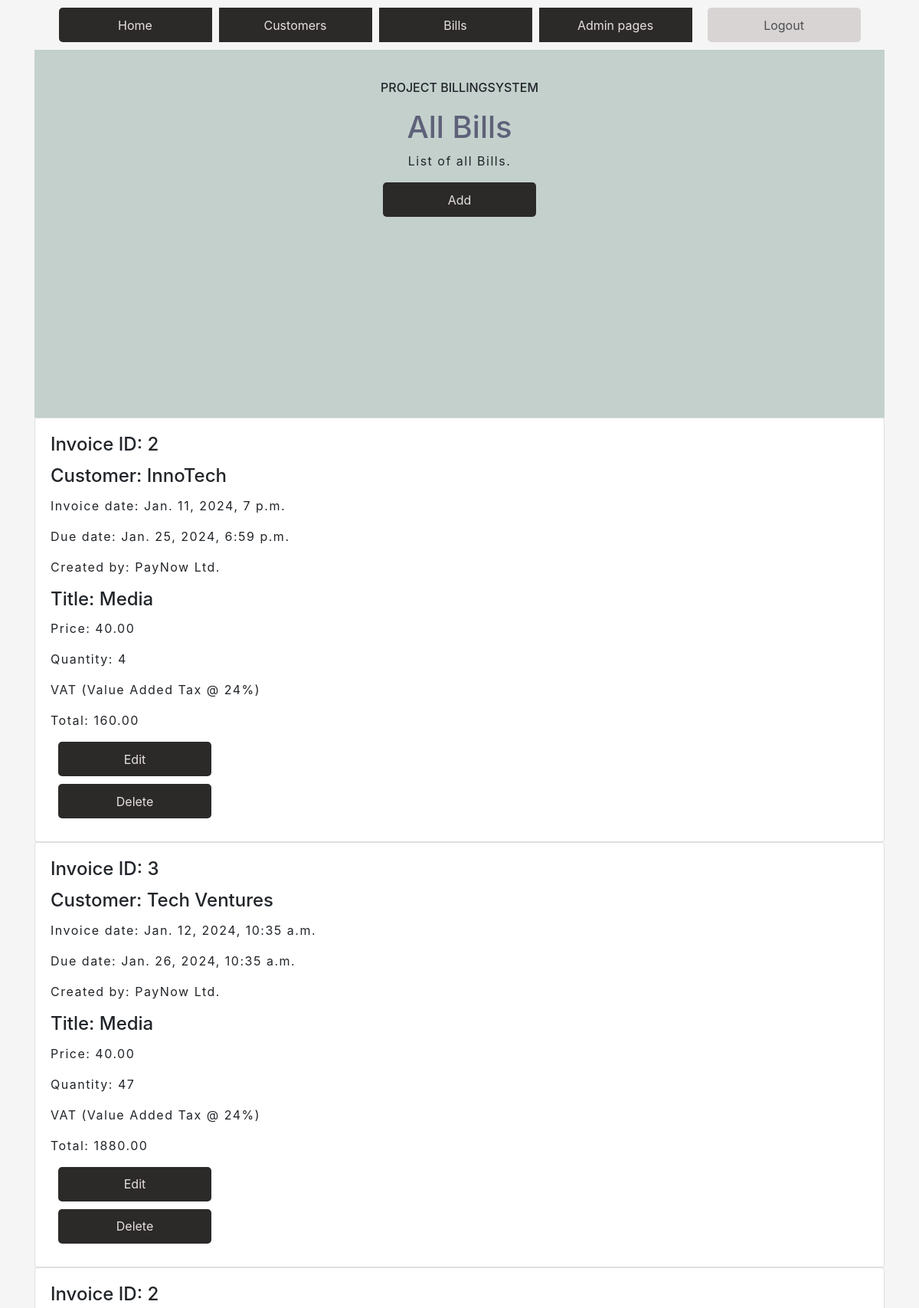
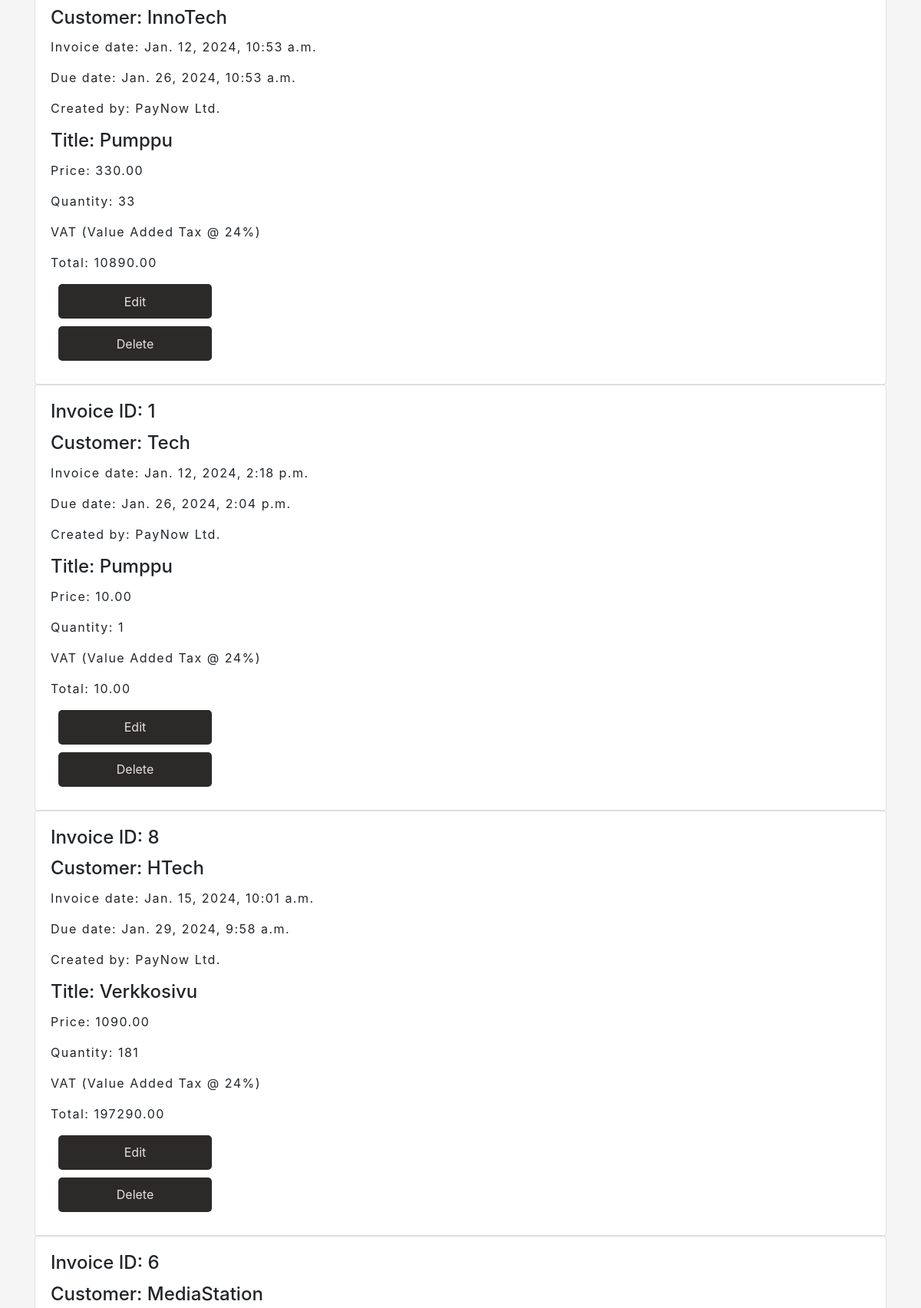
Screenshot of /invoicerowlist/ (upper part) with the database file from the repository (2 pictures, top to bottom).
### app/models.py (models this page shows, shortened)
class InvoiceRows(models.Model):
    title = models.CharField(max_length = 100, default=None, blank=True, null=True)
    price = models.DecimalField(max_digits = 10, decimal_places=2, default=Decimal('0.00'), blank=True, null=True)
    quantity = models.IntegerField(default = 0, null=True)
    total = models.DecimalField(max_digits = 10, decimal_places=2, default=Decimal('0.00'), null=True)
    invoice = models.ForeignKey(Invoice, on_delete =models.CASCADE)
    vat = models.ForeignKey(Vat, on_delete =models.PROTECT, blank=True, null=True)

class Invoice(models.Model):
    invoiceDate = models.DateTimeField(auto_now_add=True)
    dueDate = models.DateTimeField(default=datetime.now() + timedelta(days=14)) #time + 14 days
    customerAccount = models.ForeignKey(CustomerAccount, on_delete =models.PROTECT)
    account = models.ForeignKey(Account, on_delete =models.PROTECT)

class CustomerAccount(models.Model):
    name = models.CharField(max_length = 50, default=None)
    address = models.CharField(max_length = 50, default=None)
    phone = models.CharField(max_length = 50, default=None)
    mail = models.CharField(max_length = 50, default=None)
    vat = models.CharField(max_length = 20, default=None)
    account = models.ForeignKey(Account, on_delete =models.PROTECT)

class Account(models.Model):
    name = models.CharField(max_length =20, default=None)
    address = models.CharField(max_length =50, default=None)
    phone = models.CharField(max_length =50, default=None)
    mail = models.CharField(max_length =50, default=None)
    vat = models.CharField(max_length =20, default=None)
    bankAccountNr = models.CharField(max_length =20, default=None)

class Vat(models.Model):
    code = models.CharField(max_length = 50, default="M24")
    description = models.CharField (max_length = 50, default="VAT (Value Added Tax @ 24%)")
    percent = models.DecimalField(max_digits = 5, decimal_places=2, default=Decimal('0.24'))

### app/views.py (the view)
# urls.py: path('invoicerowlist/', invoicerowlistview, name='invoicerowlist'),
def invoicerowlistview(request):
    invoicerowlist = InvoiceRows.objects.all()
    invoicelist = Invoice.objects.all()
    context = {'invoicerow': invoicerowlist, 'invoices': invoicelist}
    return render (request,"invoicerowlist.html", context)

### app/templates/invoicerowlist.html
{% extends 'index.html' %}
{%load static%}
{% block content %}
<section id="main">
    <div class="main-text">
    <h6>Project Billingsystem</h6>
    <h1>All Bills</h1>
    <p>List of all Bills.</p>
    <center>
        <a class="btn" href="/add-invoice">Add</a>
    </center>
    </div>
    </section>
    {% for ir in invoicerow %}
    <div class="customerList">
    <div class="card" style="width: 100%;">
    <div class="card-body">
        <h4 class="card-title">Invoice ID: {{ir.invoice.customerAccount.id}} </h4>
        <h4 class="card-title">Customer: {{ir.invoice.customerAccount.name}}</h4>
        <p class="card-text">Invoice date: {{ir.invoice.invoiceDate}} </p>
        <p class="card-text">Due date: {{ir.invoice.dueDate}} </p>
        <p class="card-text">Created by: {{ir.invoice.account.name}} </p>
        <h4 class="card-title">Title: {{ir.title}}</h4>
        <p class="card-text">Price: {{ir.price}} </p>
        <p class="card-text">Quantity: {{ir.quantity}} </p>
        <p class="card-text">{{ir.vat.description}} </p>
        <p class="card-text"> Total: {{ ir.total }} </p>
        <a href="/edit-invoice-get/{{ir.invoice.id}}/"class="btn" >Edit</a>
        <a href="/confirm-delete-invoice/{{ir.invoice.id}}/" class="btn" >Delete</a>
    </div>
</div>
</div>
{% endfor %}
{% endblock %}

### app/static/style.css (style rules this page uses)
body { background-color: whitesmoke; margin: 0; padding: 0; height: 150vh; }
h1 { color: rgb(94, 97, 121); }
p { letter-spacing: 1.5px; }
h6 { text-transform: uppercase; padding-bottom: 10px; }

### app/static/customers.css (style rules this page uses)
body { background-color: whitesmoke; margin: 0; padding: 0; height: 150vh; }
#main { width: 100%; height: 60vh; background-color: rgb(195, 208, 204); text-align: center; justify-content: center; display: flex; }
.main-text { position: absolute; width: 50%; padding: 20px; margin: 20px; }
h1 { color: rgb(94, 97, 121); }
p { letter-spacing: 1.5px; }
h6 { text-transform: uppercase; padding-bottom: 10px; }
.btn { width: 200px; height: 45px; display: flex; justify-content: center; align-items: center; background-color: #2c2929; border-radius: 5px; color:#e7e0e0; margin: 10px; z-index: 5; cursor: pointer; }

### rows the page displays
InvoiceRows: invoice.customerAccount.id "2", invoice.customerAccount.name "InnoTech", invoice.invoiceDate "Jan. 11, 2024, 7 p.m.", invoice.dueDate "Jan. 25, 2024, 6:59 p.m.", invoice.account.name "PayNow Ltd.", title "Media", price "40.00", quantity "4", vat.description "VAT (Value Added Tax @ 24%)", total "160.00"
InvoiceRows: invoice.customerAccount.id "3", invoice.customerAccount.name "Tech Ventures", invoice.invoiceDate "Jan. 12, 2024, 10:35 a.m.", invoice.dueDate "Jan. 26, 2024, 10:35 a.m.", invoice.account.name "PayNow Ltd.", title "Media", price "40.00", quantity "47", vat.description "VAT (Value Added Tax @ 24%)", total "1880.00"
InvoiceRows: invoice.customerAccount.id "2", invoice.customerAccount.name "InnoTech", invoice.invoiceDate "Jan. 12, 2024, 10:53 a.m.", invoice.dueDate "Jan. 26, 2024, 10:53 a.m.", invoice.account.name "PayNow Ltd.", title "Pumppu", price "330.00", quantity "33", vat.description "VAT (Value Added Tax @ 24%)", total "10890.00"
InvoiceRows: invoice.customerAccount.id "1", invoice.customerAccount.name "Tech", invoice.invoiceDate "Jan. 12, 2024, 2:18 p.m.", invoice.dueDate "Jan. 26, 2024, 2:04 p.m.", invoice.account.name "PayNow Ltd.", title "Pumppu", price "10.00", quantity "1", vat.description "VAT (Value Added Tax @ 24%)", total "10.00"
InvoiceRows: invoice.customerAccount.id "8", invoice.customerAccount.name "HTech", invoice.invoiceDate "Jan. 15, 2024, 10:01 a.m.", invoice.dueDate "Jan. 29, 2024, 9:58 a.m.", invoice.account.name "PayNow Ltd.", title "Verkkosivu", price "1090.00", quantity "181", vat.description "VAT (Value Added Tax @ 24%)", total "197290.00"
InvoiceRows: invoice.customerAccount.id "6", invoice.customerAccount.name "MediaStation"
